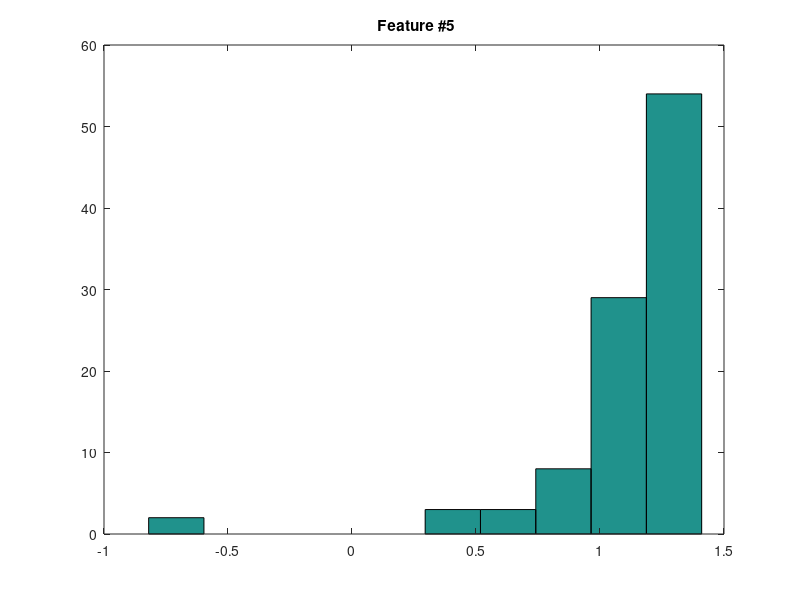
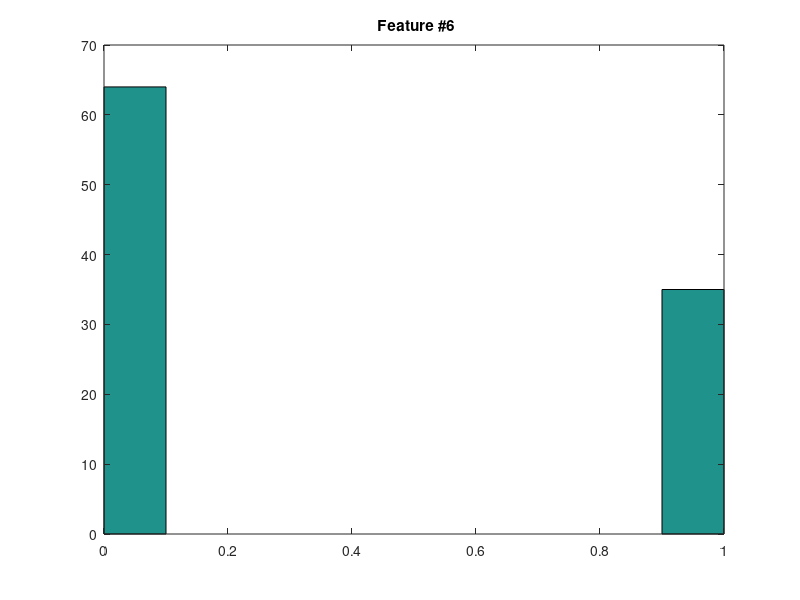
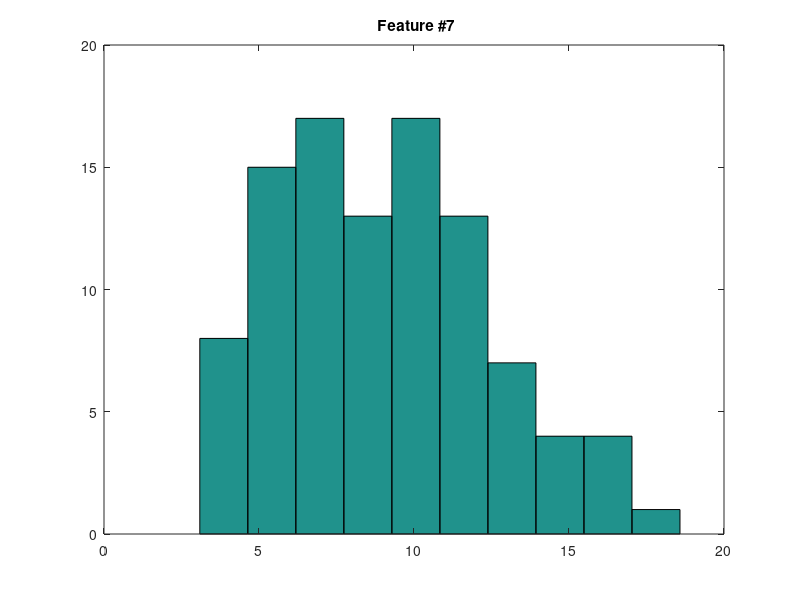
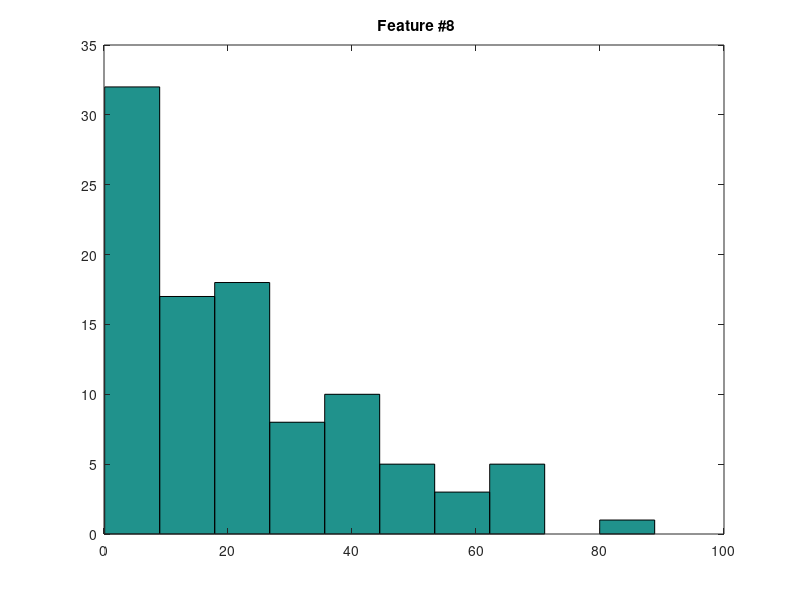

MATLAB code for these plots, in order: (Note: this script raises an error after producing the figures.)
function []=main()
clear all, close('all')
clc

%load data
load('GRBdata.mat')

%feat(1) is really column 5)
for i=5:length(FeatureLabels)
    featIdx(i-4)=i;
end
datOrig=GRBFeatures;clear GRBFeatures;%use short var name


%% VISUALIZE DATA
for fIdx=featIdx 
    figure;hist(datOrig(:,fIdx));
    title([' Feature #' num2str(fIdx)]);
end

disp('Click continue to close all figures and continue')
keyboard
close all
%% NORMALIZE WITH normalizeStd
dat=normalizeStdAJ(datOrig(:,featIdx(1):featIdx(end)));
dat=[datOrig(:,1:4),dat];%ONLY overwrite some of the columns

%% MBSAS Clustering
%% MBSAS Clustering
close all

caseIdx{1}=[5 7 8 9 18];
caseIdx{2}=[6 7 9 10 11 13];
caseIdx{3}=[8 9 12 13 14 16];
caseIdx{4}=5:8;
figure;hold on
h=waitbar(0,'Computing num of clusters vs theta...');
minTheta=1;maxTheta=10;%define range
clusters_mbsas_case1(maxTheta-minTheta,99)=0;
clusters_mbsas_case2(maxTheta-minTheta,99)=0;
clusters_mbsas_case3(maxTheta-minTheta,99)=0;
clusters_mbsas_case4(maxTheta-minTheta,99)=0;
i=1;
tic
for thetaIdx=minTheta:maxTheta
    waitbar(i/(maxTheta-minTheta),h,'Computing number of clusters vs. theta...')
    clusters_mbsas_case1(i,:)=MBSAS(dat(:,featIdx(caseIdx{1})),thetaIdx,50);
    clusters_mbsas_case2(i,:)=MBSAS(dat(:,featIdx(caseIdx{2})),thetaIdx,50);
    clusters_mbsas_case3(i,:)=MBSAS(dat(:,featIdx(caseIdx{3})),thetaIdx,50);
    clusters_mbsas_case4(i,:)=MBSAS(dat(:,featIdx(caseIdx{4})),thetaIdx,50);
    i=i+1;
end
toc
close(h)
%load('mbsas.mat');
%plot num of clusters vs. theta for all cases. 
plot(minTheta:maxTheta,max(clusters_mbsas_case1,[],2),...
    minTheta:maxTheta,max(clusters_mbsas_case2,[],2),'r',...
    minTheta:maxTheta,max(clusters_mbsas_case3,[],2),'black',...
    minTheta:maxTheta,max(clusters_mbsas_case4,[],2),'green')
legend('Features:[5 7 8 9 18]','Features [6 7 9 10 11 13]','Features [8 9 12 13 14 16]',...
   'Features [5 6 7 8]');
xlim([2 8]);xlabel('Theta');ylabel('Number of Clusters')
title('MBSAS Algorithm')

%pick best theta for every case
mbsas_theta_case1=5;labels.mbsas{1}=clusters_mbsas_case1(mbsas_theta_case1,:);
mbsas_theta_case2=4;labels.mbsas{2}=clusters_mbsas_case2(mbsas_theta_case2,:);
mbsas_theta_case3=5;labels.mbsas{3}=clusters_mbsas_case3(mbsas_theta_case3,:);
mbsas_theta_case4=3;labels.mbsas{4}=clusters_mbsas_case4(mbsas_theta_case4,:);

%get num of "intrinsic" clusters
for i=1:length(caseIdx)
    numClusters.mbsas(i)=max(labels.mbsas{i});
end
%compute avg. J3 value for each case
for i=1:size(caseIdx,2)%for every set of features
    allComb=combnk(unique(labels.mbsas{i}),2);%get all possible combinations
    for j=1:size(allComb,1)%for every combination pair, compute j3
        comb=allComb(j,:);%get current combination pair
        class1=datOrig(labels.mbsas{i}==comb(1),caseIdx{i})';
        class2=datOrig(labels.mbsas{i}==comb(2),caseIdx{i})';
        J3(j)=ScatterMatrices(class1,class2);
%         figure;scatter3(datOrig(:,caseIdx{i}(1)),...
%             datOrig(:,caseIdx{i}(4)),...
%             datOrig(:,caseIdx{i}(5)),...
%             25,labels.mbsas{i},'filled');grid on;
    end
    avgJ3.mbsas(i)=nanmean(J3);
    clear J3%self note= J3=the bigger, the better=
    %large between-class distance, small within-class variance
end


%% K-MEANS CLUSTERING
for m=1:50%for every num of cluster "hypothesis"
    for i=1:size(caseIdx,2) %for every set of features
        theta_init=rand(size(caseIdx{i},2),m);
        [theta{m,i},labels.kMeans{m,i},JkMeans{m,i}]=...
            k_means(dat(:,caseIdx{i})',theta_init);
    end
end
%check which m minimizes J using different feature sets
figure;plot(2:50,[JkMeans{2:end,1}],2:50,[JkMeans{2:end,2}],'r',...
    2:50,[JkMeans{2:end,3}],'black',2:50,[JkMeans{2:end,4}],'green');
legend('Features:[5 7 8 9 18]','Features [6 7 9 10 11 13]','Features [8 9 12 13 14 16]',...
   'Features [5 6 7 8]');
title('k-Means algorithm');xlabel('Num of Clusters');ylabel('Jm')

clear J3
%compute avg. J3 value for each case,
for m=2:50 %for every m
    for i=1:size(caseIdx,2)%for every set of features
    
        allComb=combnk(unique(labels.kMeans{m,i}),2);%get all possible combinations
        for j=1:size(allComb,1)%for every combination pair, compute j3
            comb=allComb(j,:);%get current combination pair
            class1=dat(labels.kMeans{m,i}==comb(1),caseIdx{i})';
            class2=dat(labels.kMeans{m,i}==comb(2),caseIdx{i})';
            J3{i,j,m}=ScatterMatrices(class1,class2);
        end
        avgJ3.kMeans(m,i)=nanmean([J3{i,:,m}]);
    end
    
    
end

%check with m maximizes J3
figure;plot(2:50,10*log10(avgJ3.kMeans(2:50,1)),...
    2:50,10*log10(avgJ3.kMeans(2:50,2)),'r',...
    2:50,10*log10(avgJ3.kMeans(2:50,3)),'black',...
    2:50,10*log10(avgJ3.kMeans(2:50,4)),'green')
legend('Features:[5 7 8 9 18]','Features [6 7 9 10 11 13]','Features [8 9 12 13 14 16]',...
   'Features [5 6 7 8]');
title('k-Means algorithm');xlabel('Num of Clusters');ylabel('avg. J3 (dB)')
xlim([3 10])
%% FUZZY C-MEANS CLUSTERING
q=1.5;%fuzzifier (>1)
for m=2:50%for every num of cluster "hypothesis" 
    for i=1:size(caseIdx,2) %for every set of features
        [thetaFcm{m,i},memship{m,i},Jfcm{m,i}]=...
            fuzzy_c_means(dat(:,caseIdx{i})',m,q);
    end
end

%Build labels
for m=2:50
    for i=1:size(caseIdx,2)
        [~,labels.fcm{m,i}]=max(memship{m,1},[],2);%highest membership is cluster idx
    end
end

clear J3
%compute avg. J3 value for each case,
for m=2:50 %for every m
    for i=1:size(caseIdx,2)%for every set of features
    
        allComb=combnk(unique(labels.fcm{m,i}),2);%get all possible combinations
        for j=1:size(allComb,1)%for every combination pair, compute j3
            comb=allComb(j,:);%get current combination pair
            class1=dat(labels.fcm{m,i}==comb(1),caseIdx{i})';
            class2=dat(labels.fcm{m,i}==comb(2),caseIdx{i})';
            J3{i,j,m}=ScatterMatrices(class1,class2);
        end
        avgJ3.fcm(m,i)=nanmean([J3{i,:,m}]);
    end
    
    
end

%check with m maximizes J3
figure;plot(2:50,10*log10(avgJ3.fcm(2:50,1)),...
    2:50,10*log10(avgJ3.fcm(2:50,2)),'r',...
    2:50,10*log10(avgJ3.fcm(2:50,3)),'black',...
    2:50,10*log10(avgJ3.fcm(2:50,4)),'green')
legend('Features:[5 7 8 9 18]','Features [6 7 9 10 11 13]','Features [8 9 12 13 14 16]',...
   'Features [5 6 7 8]');
title('Fuzzy C-Means algorithm');xlabel('Num of Clusters');ylabel('avg. J3 (dB)')
xlim([4 12])
disp('MBSAS Algorithm: Class separability using J3 is:')
disp(['   Case 1: ' num2str(10*log10(avgJ3.mbsas(1))) ' dB'])
disp(['   Case 2: ' num2str(10*log10(avgJ3.mbsas(2))) ' dB'])
disp(['   Case 3: ' num2str(10*log10(avgJ3.mbsas(3))) ' dB'])
disp(['   Case 4: ' num2str(10*log10(avgJ3.mbsas(4))) ' dB'])

disp('MBSAS Cluster distribution:')
for i=1:length(labels.mbsas)
    disp(['Case #' num2str(i)])
    for j=unique(labels.mbsas{i})
    disp(['  Cluster#' num2str(j) ':' num2str(sum(labels.mbsas{i}==j))])
    end
end

disp('k-Means Cluster distribution:')
idx=[8 6 8 4];
for i=1:4
    disp(['Case #' num2str(i)])
    for j=unique(labels.kMeans{idx(i),i})
    disp(['  Cluster#' num2str(j) ':' num2str(sum(labels.kMeans{idx(i),i}==j))])
    end
end

disp('Fuzzy C-Means Cluster distribution:')
idx=[7 9 7 6];
for i=1:4
    disp(['Case #' num2str(i)])
    for j=unique(labels.fcm{idx(i),i})'
    disp(['  Cluster#' num2str(j) ':' num2str(sum(labels.fcm{idx(i),i}==j))])
    end
end
disp('Click "exit debugging" to exit')
keyboard
return
function [classesNorm]=normalizeStdAJ(classes)

%%%%%%%%%%%%%%%%%%%%%%%%%%%%%%%%%%%%%%%%%%%%%%%%%%%%%%%%%%%%%%%%%%%%%%%%%%
% FUNCTION
%   [classes]=normalizeStd(classes)
% Data normalization to zero mean and standard deviation 1,
% separately for each feature.
%
% INPUT ARGUMENTS:
%   classNorm:  dataset for class n, one pattern per column.
%
% OUTPUT ARGUMENTS:
%   classesNorm   normalized data for class n
%
% Modification History
%   Nov3 2014 - AJ Rivera
%       -created original
%%%%%%%%%%%%%%%%%%%%%%%%%%%%%%%%%%%%%%%%%%%%%%%%%%%%%%%%%%%%%%%%%%%%%%%%%%

for i=1:size(classes,2)%for every feautre

    meanOfFeature=mean(classes(:,i));
    stdOfFeature=std(classes(:,i));
    classesNorm(:,i)=(classes(:,i)-meanOfFeature)/stdOfFeature;
    
end

return
function [theta,U,obj_fun]=fuzzy_c_means(X,m,q)

%%%%%%%%%%%%%%%%%%%%%%%%%%%%%%%%%%%%%%%%%%%%%%%%%%%%%%%%%%%%%%%%%%%%%%%%%%
% FUNCTION
%  [w, U, obj_fun]=fuzzy_c_means(X,m,q)
% This function applies the FCM algorithm by calling the corresponding
% MATLAB function, called "fcm". 
%
% INPUT ARGUMENTS:
%  X:   lxN matrix, each column of which corresponds to
%       an l-dimensional data vector.
%  m:   the number of clusters.
%  q:   the fuzzifier.
% 
% OUTPUT ARGUMENTS:
%  theta:   lxm matrix, each column of which corresponds to
%           a cluster representative, after the convergence of the
%           algorithm. 
%  U:       Nxm matrix containing in its i-th row
%           the ``grade of membership'' of the data vector xi to the m
%           clusters.  
%  obj_fun: a vector, whose t-th coordinate is the value of the cost
%           function, J, for the clustering produced at the t-th teration.
%
% (c) 2010 S. Theodoridis, A. Pikrakis, K. Koutroumbas, D. Cavouras
%%%%%%%%%%%%%%%%%%%%%%%%%%%%%%%%%%%%%%%%%%%%%%%%%%%%%%%%%%%%%%%%%%%%%%%%%%


X=X';
options(1)=q;
[theta,U,obj_fun] = fcm(X,m,options);
theta=theta';
U=U';
return
function out = distfcm(center, data)
%DISTFCM Distance measure in fuzzy c-mean clustering.
%	OUT = DISTFCM(CENTER, DATA) calculates the Euclidean distance
%	between each row in CENTER and each row in DATA, and returns a
%	distance matrix OUT of size M by N, where M and N are row
%	dimensions of CENTER and DATA, respectively, and OUT(I, J) is
%	the distance between CENTER(I,:) and DATA(J,:).
%
%       See also FCMDEMO, INITFCM, IRISFCM, STEPFCM, and FCM.

%	Roger Jang, 11-22-94, 6-27-95.
%       Copyright 1994-2002 The MathWorks, Inc. 
%       $Revision: 1.13 $  $Date: 2002/04/14 22:20:29 $

out = zeros(size(center, 1), size(data, 1));

% fill the output matrix

if size(center, 2) > 1,
    for k = 1:size(center, 1),
	out(k, :) = sqrt(sum(((data-ones(size(data, 1), 1)*center(k, :)).^2)'));
    end
else	% 1-D data
    for k = 1:size(center, 1),
	out(k, :) = abs(center(k)-data)';
    end
end

return
function [center, U, obj_fcn] = fcm(data, cluster_n, options)
%FCM Data set clustering using fuzzy c-means clustering.
%
%   [CENTER, U, OBJ_FCN] = FCM(DATA, N_CLUSTER) finds N_CLUSTER number of
%   clusters in the data set DATA. DATA is size M-by-N, where M is the number of
%   data points and N is the number of coordinates for each data point. The
%   coordinates for each cluster center are returned in the rows of the matrix
%   CENTER. The membership function matrix U contains the grade of membership of
%   each DATA point in each cluster. The values 0 and 1 indicate no membership
%   and full membership respectively. Grades between 0 and 1 indicate that the
%   data point has partial membership in a cluster. At each iteration, an
%   objective function is minimized to find the best location for the clusters
%   and its values are returned in OBJ_FCN.
%
%   [CENTER, ...] = FCM(DATA,N_CLUSTER,OPTIONS) specifies a vector of options
%   for the clustering process:
%       OPTIONS(1): exponent for the matrix U             (default: 2.0)
%       OPTIONS(2): maximum number of iterations          (default: 100)
%       OPTIONS(3): minimum amount of improvement         (default: 1e-5)
%       OPTIONS(4): info display during iteration         (default: 1)
%   The clustering process stops when the maximum number of iterations
%   is reached, or when the objective function improvement between two
%   consecutive iterations is less than the minimum amount of improvement
%   specified. Use NaN to select the default value.
%
%   Example
%       data = rand(100,2);
%       [center,U,obj_fcn] = fcm(data,2);
%       plot(data(:,1), data(:,2),'o');
%       hold on;
%       maxU = max(U);
%       % Find the data points with highest grade of membership in cluster 1
%       index1 = find(U(1,:) == maxU);
%       % Find the data points with highest grade of membership in cluster 2
%       index2 = find(U(2,:) == maxU);
%       line(data(index1,1),data(index1,2),'marker','*','color','g');
%       line(data(index2,1),data(index2,2),'marker','*','color','r');
%       % Plot the cluster centers
%       plot([center([1 2],1)],[center([1 2],2)],'*','color','k')
%       hold off;
%
%   See also FCMDEMO, INITFCM, IRISFCM, DISTFCM, STEPFCM.

%   Roger Jang, 12-13-94, N. Hickey 04-16-01
%   Copyright 1994-2002 The MathWorks, Inc. 
%   $Revision: 1.13 $  $Date: 2002/04/14 22:20:38 $

if nargin ~= 2 & nargin ~= 3,
	error('Too many or too few input arguments!');
end

data_n = size(data, 1);
in_n = size(data, 2);

% Change the following to set default options
default_options = [2;	% exponent for the partition matrix U
		100;	% max. number of iteration
		1e-5;	% min. amount of improvement
		1];	% info display during iteration 

if nargin == 2,
	options = default_options;
else
	% If "options" is not fully specified, pad it with default values.
	if length(options) < 4,
		tmp = default_options;
		tmp(1:length(options)) = options;
		options = tmp;
	end
	% If some entries of "options" are nan's, replace them with defaults.
	nan_index = find(isnan(options)==1);
	options(nan_index) = default_options(nan_index);
	if options(1) <= 1,
		error('The exponent should be greater than 1!');
	end
end

expo = options(1);		% Exponent for U
max_iter = options(2);		% Max. iteration
min_impro = options(3);		% Min. improvement
display = options(4);		% Display info or not

obj_fcn = zeros(max_iter, 1);	% Array for objective function

U = initfcm(cluster_n, data_n);			% Initial fuzzy partition
% Main loop
for i = 1:max_iter,
	[U, center, obj_fcn(i)] = stepfcm(data, U, cluster_n, expo);
% 	if display, 
% 		fprintf('Iteration count = %d, obj. fcn = %f\n', i, obj_fcn(i));
% 	end
	% check termination condition
	if i > 1,
		if abs(obj_fcn(i) - obj_fcn(i-1)) < min_impro, break; end,
	end
end

iter_n = i;	% Actual number of iterations 
obj_fcn(iter_n+1:max_iter) = [];
return
function U = initfcm(cluster_n, data_n)
%INITFCM Generate initial fuzzy partition matrix for fuzzy c-means clustering.
%   U = INITFCM(CLUSTER_N, DATA_N) randomly generates a fuzzy partition
%   matrix U that is CLUSTER_N by DATA_N, where CLUSTER_N is number of
%   clusters and DATA_N is number of data points. The summation of each
%   column of the generated U is equal to unity, as required by fuzzy
%   c-means clustering.
%
%       See also DISTFCM, FCMDEMO, IRISFCM, STEPFCM, FCM.

%   Roger Jang, 12-1-94.
%   Copyright 1994-2002 The MathWorks, Inc. 
%   $Revision: 1.11 $  $Date: 2002/04/14 22:21:58 $

U = rand(cluster_n, data_n);
col_sum = sum(U);
U = U./col_sum(ones(cluster_n, 1), :);
return
function [U_new, center, obj_fcn] = stepfcm(data, U, cluster_n, expo)
%STEPFCM One step in fuzzy c-mean clustering.
%   [U_NEW, CENTER, ERR] = STEPFCM(DATA, U, CLUSTER_N, EXPO)
%   performs one iteration of fuzzy c-mean clustering, where
%
%   DATA: matrix of data to be clustered. (Each row is a data point.)
%   U: partition matrix. (U(i,j) is the MF value of data j in cluster j.)
%   CLUSTER_N: number of clusters.
%   EXPO: exponent (> 1) for the partition matrix.
%   U_NEW: new partition matrix.
%   CENTER: center of clusters. (Each row is a center.)
%   ERR: objective function for partition U.
%
%   Note that the situation of "singularity" (one of the data points is
%   exactly the same as one of the cluster centers) is not checked.
%   However, it hardly occurs in practice.
%
%       See also DISTFCM, INITFCM, IRISFCM, FCMDEMO, FCM.

%   Roger Jang, 11-22-94.
%   Copyright 1994-2002 The MathWorks, Inc. 
%   $Revision: 1.13 $  $Date: 2002/04/14 22:21:02 $

mf = U.^expo;       % MF matrix after exponential modification
center = mf*data./((ones(size(data, 2), 1)*sum(mf'))'); % new center
dist = distfcm(center, data);       % fill the distance matrix
obj_fcn = sum(sum((dist.^2).*mf));  % objective function
tmp = dist.^(-2/(expo-1));      % calculate new U, suppose expo != 1
U_new = tmp./(ones(cluster_n, 1)*sum(tmp));
return
function [theta,bel,J]=k_means(X,theta)

%%%%%%%%%%%%%%%%%%%%%%%%%%%%%%%%%%%%%%%%%%%%%%%%%%%%%%%%%%%%%%%%%%%%%%%%%%
% FUNCTION
%  [theta,bel,J]=k_means(X,theta)
% This function implements the k-means algorithm, which requires
% as input the number of clusters underlying the data set. The algorithm
% starts with an initial estimation of the cluster representatives and
% iteratively tries to move them into regions that are "dense" in data
% vectors, so that a suitable cost function is minimized. This is
% achieved by performing (usually) a few passes on the data set. The
% algorithm terminates when the values of the cluster representatives
% remain unaltered between two successive iterations.
%
% INPUT ARGUMENTS:
%  X:       lxN matrix, each column of which corresponds to
%           an l-dimensional data vector.
%  theta:   a matrix, whose columns contain the l-dimensional (mean)
%           representatives of the clusters.
%
% OUTPUT ARGUMENTS:
%  theta:   a matrix, whose columns contain the final estimations of
%           the representatives of the clusters.
%  bel:     N-dimensional vector, whose i-th element contains the
%           cluster label for the i-th data vector.
%  J:       the value of the cost function (sum of squared Euclidean
%           distances of each data vector from its closest parameter
%           vector) that corresponds to the  estimated clustering.
%
% (c) 2010 S. Theodoridis, A. Pikrakis, K. Koutroumbas, D. Cavouras
%%%%%%%%%%%%%%%%%%%%%%%%%%%%%%%%%%%%%%%%%%%%%%%%%%%%%%%%%%%%%%%%%%%%%%%%%%

[l,N]=size(X);
[l,m]=size(theta);
e=1;
iter=0;
while(e~=0)
    iter=iter+1;
    theta_old=theta;
    dist_all=[];
    for j=1:m
        dist=sum(((ones(N,1)*theta(:,j)'-X').^2)');
        dist_all=[dist_all; dist];
    end
    [q1,bel]=min(dist_all);
    J=sum(min(dist_all));
    
    for j=1:m
        if(sum(bel==j)~=0)
            theta(:,j)=sum(X'.*((bel==j)'*ones(1,l))) / sum(bel==j);
        end
    end
    e=sum(sum(abs(theta-theta_old)));
end
return
function [J3]=ScatterMatrices(class1,class2)

%%%%%%%%%%%%%%%%%%%%%%%%%%%%%%%%%%%%%%%%%%%%%%%%%%%%%%%%%%%%%%%%%%%%%%%%%%
% FUNCTION
%   [J3]=ScatterMatrices(class1,class2)
% Computes the J3 distance measure from the within-class and mixture
% scatter matrices.
%
% INPUT ARGUMENTS:
%   class1:     data of the first class, one pattern per column.
%   class2:     data of the second class, one pattern per column.
%
% OUTPUT ARGUMENTS:
%   J3:         J3 distance measure
%
% (c) 2010 S. Theodoridis, A. Pikrakis, K. Koutroumbas, D. Cavouras
%%%%%%%%%%%%%%%%%%%%%%%%%%%%%%%%%%%%%%%%%%%%%%%%%%%%%%%%%%%%%%%%%%%%%%%%%%

class1=class1'; class2=class2';
z1=cov(class1,1);
z2=cov(class2,1);
NofPattInClass1=size(class1,1);
NofPattInClass2=size(class2,1);
N=NofPattInClass1+NofPattInClass2;
Sw=((NofPattInClass1/N)*z1+(NofPattInClass2/N)*z2);
classboth=[class1;class2];
Sm=cov(classboth,1);
J3=trace(inv(Sw)*Sm)/size(class1,2);
return
function [ softMaxed ] = softMax_aj( vals , r)
%softmax_aj Normalizes data using softmax method
%   Detailed explanation goes here

[~,numFeatures]=size(vals);

%Get means and standard deviations
miu=mean(vals);
stdDev=std(vals);

%Get softmax values
for i=1:numFeatures
    y=(vals(:,i)-miu(i))/(r*stdDev(i));
    softMaxed(:,i)=1./(1+exp(-y));
end
return
function res = MBSAS(X,theta,q)
% MBSAS - Modified Basic Sequential Algorithmic Scheme
%   
% Inputs: 
%   X : [ number_of_samples by number_of_features ] matrix of feature vectors
%   theta : threshold of dissimilarty 
%   q : maximum number of clusters 
% 
% Notes: 
%   For this scheme one needs to define the distance between a point x_i and a cluster C_j.
%   This implementation uses the cluster represntative is the mean and the distance between x_i and C_j 
%   is the Euclidean distance between x_i and the cluster reprentative.
% 
% Written by:
% -- 
% John L. Weatherwax                2007-07-01
% 
% email: wax@alum.mit.edu
% 
% Please send comments and especially bug reports to the
% above email address.
% 
%-----

N = size(X,1);
nFeatures = size(X,2); 

labels = zeros(1,N); % zero means the point is not yet labeled 

% Cluster determination:
% 
m=1;
labels(1)=1; 
for ii = 2:N, 
  % find C_k : d(x_ii,C_k) = min_{1 <= j <= m} d(x_ii,C_j)
  %
  [ d_x_i_C_k, k ] = findClosestCluster( ii, labels, X ); 
  
  if( (d_x_i_C_k > theta) && (m<q) )
    m=m+1;
    labels(ii)=m;
  end
end

% Pattern Classification:
% 
for ii=1:N,
  if( labels(ii)==0 )
    [ d_x_i_C_k, k ] = findClosestCluster( ii, labels, X ); 
    labels(ii) = k; 
  end
end

res = labels; 
return
function [d_x_i_C_k,k] = findClosestCluster( ii, labels, X )
% 
% Written by:
% -- 
% John L. Weatherwax                2007-07-01
% 
% email: wax@alum.mit.edu
% 
% Please send comments and especially bug reports to the
% above email address.
% 
%-----
  
ulabels = unique(labels);
if( ulabels(1)==0 ) 
  ulabels = ulabels(2:end); % drop the value of 0 which indicates this point has not been labeled
end
x_ii_to_cluster = [];
for lab = ulabels,
  inds = find( labels==lab );
  rep  = getClusterRepresentative( inds, X ); 
  d = sqrt( ( X(ii,:)' - rep )' * ( X(ii,:)' - rep ) ); 
  x_ii_to_cluster = [ x_ii_to_cluster, d ]; 
end
[d_x_i_C_k,mind] = min(x_ii_to_cluster); 
k = ulabels(mind); % the cluster index to which x_i is closest 
return
function rep = getClusterRepresentative(inds, X)
% 
% Written by:
% -- 
% John L. Weatherwax                2007-07-01
% 
% email: wax@alum.mit.edu
% 
% Please send comments and especially bug reports to the
% above email address.
% 
%-----

rep = mean( X(inds,:), 1 )';
return